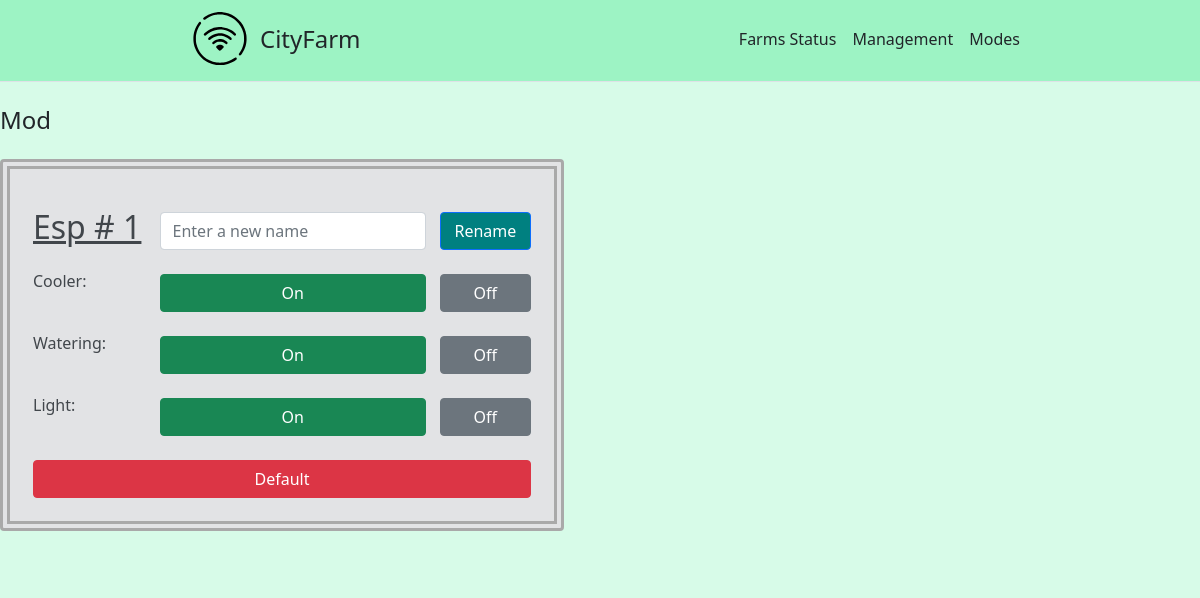
The page /ArinaBeLike on the database as committed earlier.
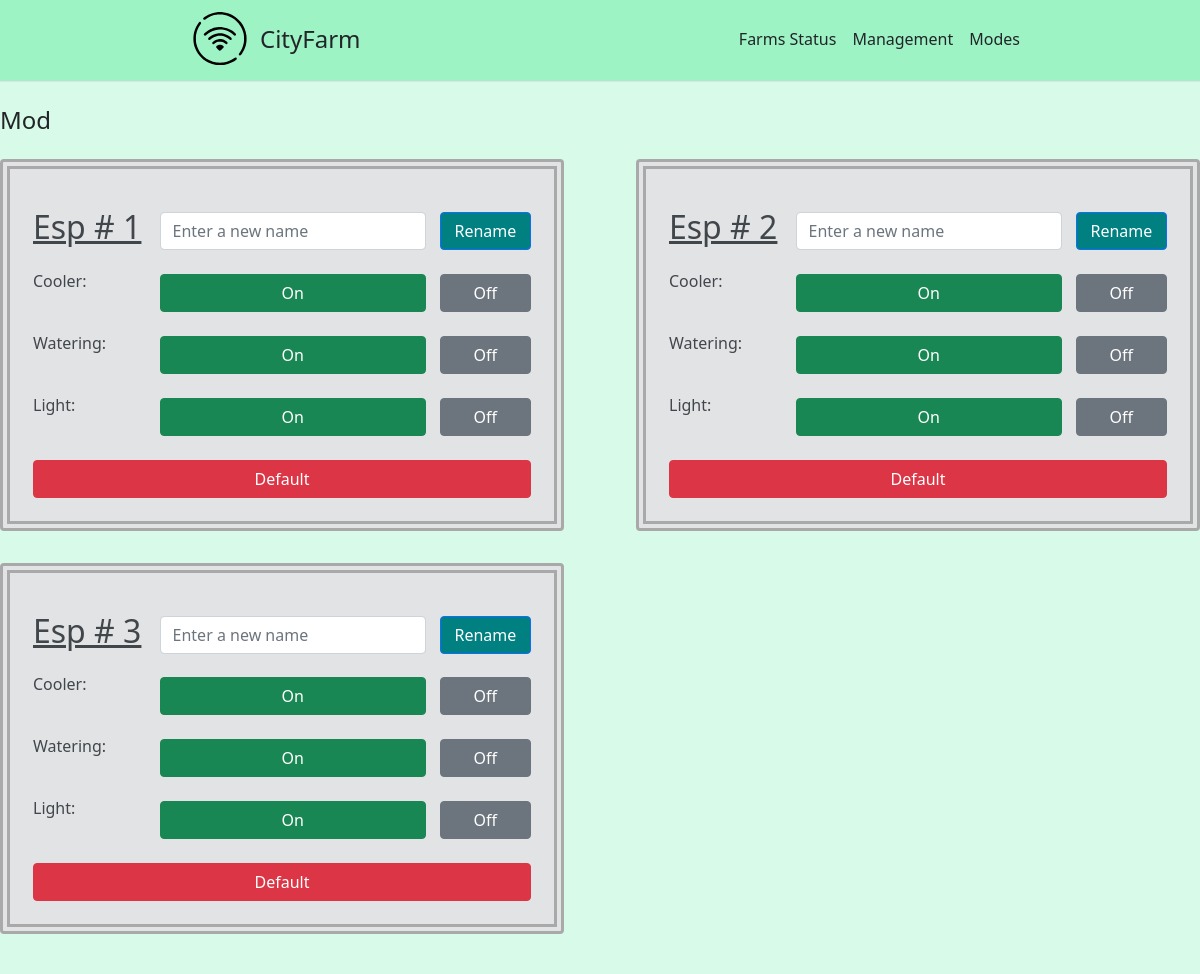
The same page on the database as committed later.
### main/models.py (models this page shows, shortened)
class Status(models.Model):
    FarmName = models.CharField('Farm name:', max_length=50)
    MacAddress = models.CharField('Mac Address:', max_length=17)
    Temperature = models.IntegerField('Temperature:')
    Light = models.IntegerField('Light')
    Humidity = models.IntegerField('Humidity:')
    TimeTarget = models.DateTimeField('Time Target:')
    TimeLeft = models.CharField('Time Left:', max_length=50)
    GrowthProcess = models.IntegerField('Growth Process:')
    CheckLine = models.BooleanField('Online:', default=False)
    TimeDelta = models.DateTimeField('TimePass:',  auto_now=False)
    AvailabilityOfWater = models.BooleanField('Availability of water', default=False)
    Mode = models.CharField('Mode:', max_length=50)

### main/views.py (the view)
# urls.py: path('ArinaBeLike', views.ArinaBeLike, name='ArinaBeLike')
def ArinaBeLike(request):
    statuses = Status.objects.all()
    contex = {
        "statuses": statuses,
    }
    return render(request, "main/ArinaBeLike.html", contex)

### main/templates/main/ArinaBeLike.html (shortened to what this page needs)
{% extends 'main/base.html' %}
{% block content %}
<h4>
    Mod
</h4>
<div class="wrapper">
    {% if statuses %}
        {% for el in statuses %}
            <div class="alert alert-secondary mt-3" style="width: 47%; border: 10px double DarkGray">
                <form method="post">
                    <table cellspacing="0" cellpadding="7" style="width:100%">
                        <tr>
                            <td>
                                <h2 style="text-decoration-line: underline; text-decoration-style: solid">{{ el.FarmName }}</h2>
                            </td>
                            <td>
                                <input type="text" class="form-control" style="width:100%" name="ChangeName{{ el.id }}" placeholder="Enter a new name">
                            </td>
                            <td>
                                <input type="submit" class="btn btn-primary" name="NameSend{{ el.id }}" value="Rename" style="width:100%; background:Teal">
                            </td>
                        </tr>
                        <tr>
                            <p style="font-size: 24px">
                                <td style="vertical-align: top">
                                    Cooler: &nbsp;
                                </td>
                                <td>
                                    <input type="submit" class="btn btn-success" name="CoolerOn{{ el.id }}" value="On" style="width:100%; margin-bottom: 5px; margin-top: 5px">
                                </td>
                                <td>
                                    <input type="submit" class="btn btn-secondary" name="CoolerOff{{ el.id }}" value="Off" style="width:100%; margin-bottom: 5px; margin-top: 5px">
                                </td>
                            </p>
                        </tr>
                        <tr>
                            <p style="font-size: 24px;">
                                    <td style="vertical-align: top">
                                        Watering: &nbsp;
                                    </td>
                                    <td>
                                        <input type="submit" class="btn btn-success" name="WateringOn{{ el.id }}" value="On" style="width:100%; margin-bottom: 5px; margin-top: 5px">
                                    </td>
                                    <td>
                                        <input type="submit" class="btn btn-secondary" name="WateringOff{{ el.id }}" value="Off" style="width:100%; margin-bottom: 5px; margin-top: 5px">
                                    </td>
                                </p>
                        </tr>
                        <tr>
                            <p style="font-size: 24px">
                                <td style="vertical-align: top">
                                    Light: &nbsp;
                                </td>
                                <td>
                                    <input type="submit" class="btn btn-success" name="LightOn{{ el.id }}" value="On" style="width:100%; margin-bottom: 5px; margin-top: 5px" id="45">
                                </td>
                                <td>
                                    <input type="submit" class="btn btn-secondary" name="LightOff{{ el.id }}" value="Off" style="width:100%; margin-bottom: 5px; margin-top: 5px">
                                </td>
                            </p>
                        </tr>
                        <tr>
                            <td colspan="3">
                                <input type="submit" class="btn btn-danger" name="Default{{ el.id }}" value="Default" style="width:100%; margin-top: 5px">
                            </td>
                        </tr>
                    </table>
                </form>
            </div>
        {% endfor %}
    {% else %}
        <br><h3 style="text-align:center">You don't have any cells :(</h3>
    {% endif %}
</div>
{% endblock %}

### main/templates/main/base.html (shortened to what this page needs)
{% load static %}
<!DOCTYPE html>
<html lang="en">
<head>
    <link href="{% static 'main/cssfile.css' %}" rel="stylesheet">
</head>
<body style="background-color:#D7FBE8; background-size:cover">
    <div class="">
        <div class="d-flex flex-column flex-md-row align-items-center pb-3 mb-4 border-bottom cont" style="background-color:#9DF3C4; padding-top:12px; width:100%;">
            <a href="/" class="d-flex align-items-center text-dark text-decoration-none">
                <span class="fs-4" href="{% url 'home' %}"><ya-tr-span data-index="0-0" data-translated="true" data-source-lang="en" data-target-lang="ru" data-value="CityFarm" data-translation="CityFarm" data-type="trSpan" data-selected="false">CityFarm</ya-tr-span></span>
            </a>
            <nav class="d-inline-flex mt-2 mt-md-0 ms-md-auto">
                <a class="me-3 py-2 text-dark text-decoration-none" href="{% url 'home' %}"><ya-tr-span data-index="2-0" data-translated="true" data-source-lang="en" data-target-lang="ru" data-value="Farms Status" data-translation="Статус ферм" data-type="trSpan">Farms Status</ya-tr-span></a>
                <a class="me-3 py-2 text-dark text-decoration-none" href="{% url 'management' %}"><ya-tr-span data-index="3-0" data-translated="true" data-source-lang="en" data-target-lang="ru" data-value="Management" data-translation="Управление" data-type="trSpan">Management</ya-tr-span></a>
                <a class="py-2 text-dark text-decoration-none" href="{% url 'mode' %}"><ya-tr-span data-index="4-0" data-translated="true" data-source-lang="en" data-target-lang="ru" data-value="Add a mode" data-translation="Добавить режим" data-type="trSpan">Modes</ya-tr-span></a>
            </nav>
       </div>
        {% block content %}{% endblock %}
    </div>
</body>
</html>

### main/templates/main/base.html (style rules this page uses)
.wrapper { position: relative; display: block; width: 100%; box-sizing: border-box; text-align: justify; }
.wrapper:after { position: relative; display: inline-block; width: 100%; height: auto; box-sizing: border-box; vertical-align: top; content: ''; }
.wrapper>div { position: relative; display: inline-block; width: 25%; height: auto; box-sizing: border-box; text-align: left; vertical-align: top; }
.cont { padding-right:15%; padding-left:15%; }

Rows that differ between the two databases and show on the page:
added Status: FarmName "Esp # 2"
added Status: FarmName "Esp # 3"
